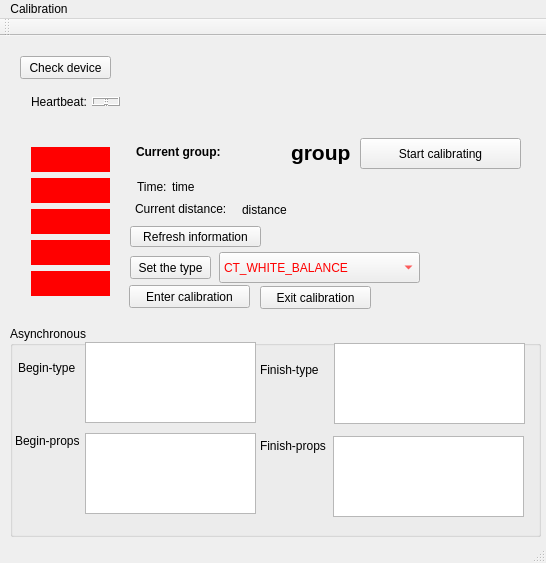
<?xml version="1.0" encoding="UTF-8"?>
<ui version="4.0">
 <class>MainWindow</class>
 <widget class="QMainWindow" name="MainWindow">
  <property name="geometry">
   <rect>
    <x>0</x>
    <y>0</y>
    <width>546</width>
    <height>563</height>
   </rect>
  </property>
  <property name="windowTitle">
   <string>MainWindow</string>
  </property>
  <widget class="QWidget" name="centralWidget">
   <widget class="QGroupBox" name="groupBox_4">
    <property name="geometry">
     <rect>
      <x>10</x>
      <y>290</y>
      <width>531</width>
      <height>211</height>
     </rect>
    </property>
    <property name="title">
     <string>Asynchronous</string>
    </property>
    <widget class="QLabel" name="label_AsyBeginType">
     <property name="geometry">
      <rect>
       <x>8</x>
       <y>26</y>
       <width>61</width>
       <height>31</height>
      </rect>
     </property>
     <property name="text">
      <string>Begin-type</string>
     </property>
    </widget>
    <widget class="QLabel" name="label_AsyBeginProps">
     <property name="geometry">
      <rect>
       <x>5</x>
       <y>107</y>
       <width>71</width>
       <height>16</height>
      </rect>
     </property>
     <property name="text">
      <string>Begin-props</string>
     </property>
    </widget>
    <widget class="QLabel" name="label_AsyFinishType">
     <property name="geometry">
      <rect>
       <x>250</x>
       <y>14</y>
       <width>71</width>
       <height>61</height>
      </rect>
     </property>
     <property name="text">
      <string>&lt;html&gt;&lt;head/&gt;&lt;body&gt;&lt;p&gt;Finish-type&lt;/p&gt;&lt;/body&gt;&lt;/html&gt;</string>
     </property>
    </widget>
    <widget class="QLabel" name="label_AsyFinishProps">
     <property name="geometry">
      <rect>
       <x>250</x>
       <y>112</y>
       <width>81</width>
       <height>16</height>
      </rect>
     </property>
     <property name="text">
      <string>Finish-props</string>
     </property>
    </widget>
    <widget class="QTextEdit" name="label_AsyFinishPropsR">
     <property name="geometry">
      <rect>
       <x>323</x>
       <y>110</y>
       <width>191</width>
       <height>81</height>
      </rect>
     </property>
    </widget>
    <widget class="QTextEdit" name="label_AsyBeginTypeR">
     <property name="geometry">
      <rect>
       <x>75</x>
       <y>16</y>
       <width>171</width>
       <height>81</height>
      </rect>
     </property>
    </widget>
    <widget class="QTextEdit" name="label_AsyBeginPropsR">
     <property name="geometry">
      <rect>
       <x>75</x>
       <y>107</y>
       <width>171</width>
       <height>81</height>
      </rect>
     </property>
    </widget>
    <widget class="QTextEdit" name="label_AsyFinishTypeR">
     <property name="geometry">
      <rect>
       <x>324</x>
       <y>17</y>
       <width>191</width>
       <height>81</height>
      </rect>
     </property>
    </widget>
   </widget>
   <widget class="QPushButton" name="pushButton_DeviceCheck">
    <property name="geometry">
     <rect>
      <x>20</x>
      <y>20</y>
      <width>91</width>
      <height>23</height>
     </rect>
    </property>
    <property name="text">
     <string>Check device</string>
    </property>
   </widget>
   <widget class="QWidget" name="layoutWidget">
    <property name="geometry">
     <rect>
      <x>20</x>
      <y>50</y>
      <width>111</width>
      <height>31</height>
     </rect>
    </property>
    <layout class="QHBoxLayout" name="horizontalLayout">
     <item>
      <widget class="QLabel" name="label">
       <property name="text">
        <string>Heartbeat:</string>
       </property>
      </widget>
     </item>
     <item>
      <widget class="QLCDNumber" name="lcdNumber">
       <property name="smallDecimalPoint">
        <bool>false</bool>
       </property>
       <property name="digitCount">
        <number>1</number>
       </property>
       <property name="intValue" stdset="0">
        <number>10</number>
       </property>
      </widget>
     </item>
    </layout>
   </widget>
   <widget class="QWidget" name="widget" native="true">
    <property name="geometry">
     <rect>
      <x>20</x>
      <y>90</y>
      <width>541</width>
      <height>191</height>
     </rect>
    </property>
    <widget class="QWidget" name="layoutWidget">
     <property name="geometry">
      <rect>
       <x>0</x>
       <y>10</y>
       <width>101</width>
       <height>171</height>
      </rect>
     </property>
     <layout class="QVBoxLayout" name="verticalLayout_4">
      <item>
       <widget class="QLabel" name="label_Cali5">
        <property name="styleSheet">
         <string notr="true">background-color: rgb(255, 0, 0);</string>
        </property>
        <property name="text">
         <string/>
        </property>
       </widget>
      </item>
      <item>
       <widget class="QLabel" name="label_Cali4">
        <property name="styleSheet">
         <string notr="true">background-color: rgb(255, 0, 0);</string>
        </property>
        <property name="text">
         <string/>
        </property>
       </widget>
      </item>
      <item>
       <widget class="QLabel" name="label_Cali3">
        <property name="styleSheet">
         <string notr="true">background-color: rgb(255, 0, 0);</string>
        </property>
        <property name="text">
         <string/>
        </property>
       </widget>
      </item>
      <item>
       <widget class="QLabel" name="label_Cali2">
        <property name="styleSheet">
         <string notr="true">background-color: rgb(255, 0, 0);</string>
        </property>
        <property name="text">
         <string/>
        </property>
       </widget>
      </item>
      <item>
       <widget class="QLabel" name="label_Cali1">
        <property name="styleSheet">
         <string notr="true">background-color: rgb(255, 0, 0);</string>
        </property>
        <property name="text">
         <string/>
        </property>
       </widget>
      </item>
     </layout>
    </widget>
    <widget class="QLabel" name="label_CaliGroup">
     <property name="geometry">
      <rect>
       <x>271</x>
       <y>11</y>
       <width>81</width>
       <height>31</height>
      </rect>
     </property>
     <property name="text">
      <string>&lt;html&gt;&lt;head/&gt;&lt;body&gt;&lt;p&gt;&lt;span style=&quot; font-size:16pt; font-weight:600;&quot;&gt;group&lt;/span&gt;&lt;/p&gt;&lt;/body&gt;&lt;/html&gt;</string>
     </property>
    </widget>
    <widget class="QLabel" name="label_6">
     <property name="geometry">
      <rect>
       <x>116</x>
       <y>6</y>
       <width>151</width>
       <height>41</height>
      </rect>
     </property>
     <property name="styleSheet">
      <string notr="true">
font: 14pt &quot;Arial&quot;;</string>
     </property>
     <property name="text">
      <string>&lt;html&gt;&lt;head/&gt;&lt;body&gt;&lt;p&gt;&lt;span style=&quot; font-weight:600;&quot;&gt;Current group:&lt;/span&gt;&lt;/p&gt;&lt;/body&gt;&lt;/html&gt;</string>
     </property>
    </widget>
    <widget class="QLabel" name="label_CaliTime">
     <property name="geometry">
      <rect>
       <x>152</x>
       <y>53</y>
       <width>141</width>
       <height>16</height>
      </rect>
     </property>
     <property name="styleSheet">
      <string notr="true"/>
     </property>
     <property name="text">
      <string>time</string>
     </property>
    </widget>
    <widget class="QLabel" name="label_2">
     <property name="geometry">
      <rect>
       <x>117</x>
       <y>53</y>
       <width>51</width>
       <height>16</height>
      </rect>
     </property>
     <property name="text">
      <string>Time:</string>
     </property>
    </widget>
    <widget class="QLabel" name="label_CaliDistance">
     <property name="geometry">
      <rect>
       <x>222</x>
       <y>68</y>
       <width>101</width>
       <height>31</height>
      </rect>
     </property>
     <property name="text">
      <string>distance</string>
     </property>
    </widget>
    <widget class="QLabel" name="label_7">
     <property name="geometry">
      <rect>
       <x>115</x>
       <y>72</y>
       <width>111</width>
       <height>21</height>
      </rect>
     </property>
     <property name="text">
      <string>Current distance:</string>
     </property>
    </widget>
    <widget class="QPushButton" name="pushButton_GetInformation">
     <property name="geometry">
      <rect>
       <x>110</x>
       <y>100</y>
       <width>131</width>
       <height>21</height>
      </rect>
     </property>
     <property name="text">
      <string>Refresh information</string>
     </property>
    </widget>
    <widget class="QComboBox" name="comboBox_CaliType">
     <property name="geometry">
      <rect>
       <x>199</x>
       <y>126</y>
       <width>201</width>
       <height>31</height>
      </rect>
     </property>
     <property name="styleSheet">
      <string notr="true">font-size: 16pt &quot;Arial&quot;;
color:rgb(255, 0, 0);
</string>
     </property>
     <property name="currentIndex">
      <number>1</number>
     </property>
     <item>
      <property name="text">
       <string>CT_STEREO</string>
      </property>
     </item>
     <item>
      <property name="text">
       <string>CT_WHITE_BALANCE</string>
      </property>
     </item>
     <item>
      <property name="text">
       <string>CT_HD</string>
      </property>
     </item>
     <item>
      <property name="text">
       <string>CT_DEFINITION</string>
      </property>
     </item>
    </widget>
    <widget class="QPushButton" name="pushButton_CaliSetType">
     <property name="geometry">
      <rect>
       <x>110</x>
       <y>130</y>
       <width>81</width>
       <height>23</height>
      </rect>
     </property>
     <property name="text">
      <string>Set the type</string>
     </property>
    </widget>
    <widget class="QPushButton" name="pushButton_CaliExit">
     <property name="geometry">
      <rect>
       <x>240</x>
       <y>160</y>
       <width>111</width>
       <height>23</height>
      </rect>
     </property>
     <property name="text">
      <string>Exit calibration</string>
     </property>
    </widget>
    <widget class="QPushButton" name="pushButton_enterCali">
     <property name="geometry">
      <rect>
       <x>109</x>
       <y>159</y>
       <width>121</width>
       <height>23</height>
      </rect>
     </property>
     <property name="text">
      <string>Enter calibration</string>
     </property>
    </widget>
    <widget class="QPushButton" name="pushButton_SetSnapEnabled">
     <property name="geometry">
      <rect>
       <x>340</x>
       <y>12</y>
       <width>161</width>
       <height>31</height>
      </rect>
     </property>
     <property name="styleSheet">
      <string notr="true">font: 16pt &quot;Arial&quot;;</string>
     </property>
     <property name="text">
      <string>Start calibrating</string>
     </property>
    </widget>
   </widget>
  </widget>
  <widget class="QMenuBar" name="menuBar">
   <property name="geometry">
    <rect>
     <x>0</x>
     <y>0</y>
     <width>546</width>
     <height>23</height>
    </rect>
   </property>
   <widget class="QMenu" name="menuCalibration">
    <property name="title">
     <string>Calibration</string>
    </property>
   </widget>
   <addaction name="menuCalibration"/>
  </widget>
  <widget class="QToolBar" name="mainToolBar">
   <attribute name="toolBarArea">
    <enum>TopToolBarArea</enum>
   </attribute>
   <attribute name="toolBarBreak">
    <bool>false</bool>
   </attribute>
  </widget>
  <widget class="QStatusBar" name="statusBar"/>
 </widget>
 <layoutdefault spacing="6" margin="11"/>
 <resources/>
 <connections/>
</ui>
